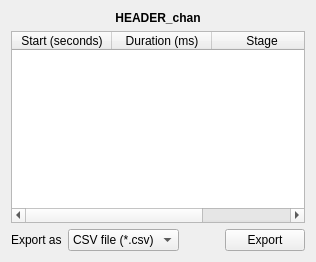
             <widget class="QWidget" name="q_DetectLoc">
              <attribute name="title">
               <string>Locations</string>
              </attribute>
              <layout class="QVBoxLayout" name="verticalLayout_39">
               <item>
                <widget class="QLabel" name="_DetectLocHead">
                 <property name="font">
                  <font>
                   <weight>75</weight>
                   <bold>true</bold>
                  </font>
                 </property>
                 <property name="text">
                  <string>HEADER_chan</string>
                 </property>
                 <property name="alignment">
                  <set>Qt::AlignCenter</set>
                 </property>
                </widget>
               </item>
               <item>
                <widget class="QTableWidget" name="_DetectLocations">
                 <property name="editTriggers">
                  <set>QAbstractItemView::NoEditTriggers</set>
                 </property>
                 <property name="alternatingRowColors">
                  <bool>true</bool>
                 </property>
                 <property name="sortingEnabled">
                  <bool>true</bool>
                 </property>
                 <attribute name="horizontalHeaderStretchLastSection">
                  <bool>true</bool>
                 </attribute>
                 <column>
                  <property name="text">
                   <string>Start (seconds)</string>
                  </property>
                 </column>
                 <column>
                  <property name="text">
                   <string>Duration (ms)</string>
                  </property>
                 </column>
                 <column>
                  <property name="text">
                   <string>Stage</string>
                  </property>
                 </column>
                </widget>
               </item>
               <item>
                <layout class="QGridLayout" name="gridLayout_10">
                 <property name="topMargin">
                  <number>0</number>
                 </property>
                 <item row="0" column="0">
                  <widget class="QLabel" name="label_48">
                   <property name="sizePolicy">
                    <sizepolicy hsizetype="MinimumExpanding" vsizetype="Preferred">
                     <horstretch>0</horstretch>
                     <verstretch>0</verstretch>
                    </sizepolicy>
                   </property>
                   <property name="text">
                    <string>Export as</string>
                   </property>
                  </widget>
                 </item>
                 <item row="0" column="3">
                  <widget class="QPushButton" name="_DetectLocExport">
                   <property name="text">
                    <string>Export</string>
                   </property>
                  </widget>
                 </item>
                 <item row="0" column="1">
                  <widget class="QComboBox" name="_DetectLocExportAs">
                   <property name="sizePolicy">
                    <sizepolicy hsizetype="Expanding" vsizetype="Fixed">
                     <horstretch>0</horstretch>
                     <verstretch>0</verstretch>
                    </sizepolicy>
                   </property>
                   <item>
                    <property name="text">
                     <string>CSV file (*.csv)</string>
                    </property>
                   </item>
                   <item>
                    <property name="text">
                     <string>TXT file (*.txt)</string>
                    </property>
                   </item>
                  </widget>
                 </item>
                 <item row="0" column="2">
                  <spacer name="horizontalSpacer">
                   <property name="orientation">
                    <enum>Qt::Horizontal</enum>
                   </property>
                   <property name="sizeHint" stdset="0">
                    <size>
                     <width>40</width>
                     <height>20</height>
                    </size>
                   </property>
                  </spacer>
                 </item>
                </layout>
               </item>
              </layout>
             </widget>
